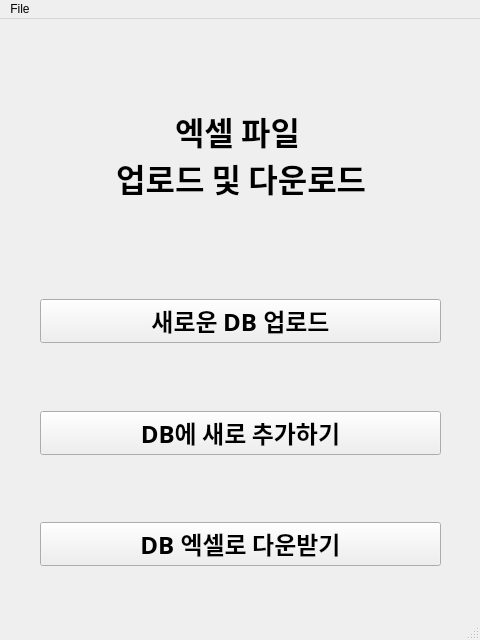
<?xml version="1.0" encoding="UTF-8"?>
<ui version="4.0">
 <class>MainWindow</class>
 <widget class="QMainWindow" name="MainWindow">
  <property name="geometry">
   <rect>
    <x>0</x>
    <y>0</y>
    <width>480</width>
    <height>640</height>
   </rect>
  </property>
  <property name="windowTitle">
   <string>MainWindow</string>
  </property>
  <widget class="QWidget" name="centralwidget">
   <widget class="QWidget" name="verticalLayoutWidget">
    <property name="geometry">
     <rect>
      <x>40</x>
      <y>280</y>
      <width>401</width>
      <height>267</height>
     </rect>
    </property>
    <layout class="QVBoxLayout" name="verticalLayout">
     <property name="spacing">
      <number>22</number>
     </property>
     <item>
      <widget class="QPushButton" name="newbtn">
       <property name="font">
        <font>
         <family>나눔스퀘어라운드 Bold</family>
         <pointsize>18</pointsize>
         <weight>75</weight>
         <bold>true</bold>
        </font>
       </property>
       <property name="text">
        <string>새로운 DB 업로드</string>
       </property>
      </widget>
     </item>
     <item>
      <spacer name="verticalSpacer">
       <property name="orientation">
        <enum>Qt::Vertical</enum>
       </property>
       <property name="sizeHint" stdset="0">
        <size>
         <width>20</width>
         <height>40</height>
        </size>
       </property>
      </spacer>
     </item>
     <item>
      <widget class="QPushButton" name="addbtn">
       <property name="font">
        <font>
         <family>나눔스퀘어라운드 Bold</family>
         <pointsize>18</pointsize>
         <weight>75</weight>
         <bold>true</bold>
        </font>
       </property>
       <property name="text">
        <string>DB에 새로 추가하기</string>
       </property>
      </widget>
     </item>
     <item>
      <spacer name="verticalSpacer_2">
       <property name="orientation">
        <enum>Qt::Vertical</enum>
       </property>
       <property name="sizeHint" stdset="0">
        <size>
         <width>20</width>
         <height>40</height>
        </size>
       </property>
      </spacer>
     </item>
     <item>
      <widget class="QPushButton" name="downloadbtn">
       <property name="font">
        <font>
         <family>나눔스퀘어라운드 Bold</family>
         <pointsize>18</pointsize>
         <weight>75</weight>
         <bold>true</bold>
        </font>
       </property>
       <property name="text">
        <string>DB 엑셀로 다운받기</string>
       </property>
      </widget>
     </item>
    </layout>
   </widget>
   <widget class="QLabel" name="label_6">
    <property name="geometry">
     <rect>
      <x>20</x>
      <y>70</y>
      <width>435</width>
      <height>130</height>
     </rect>
    </property>
    <property name="font">
     <font>
      <family>나눔스퀘어라운드 ExtraBold</family>
      <pointsize>24</pointsize>
      <weight>75</weight>
      <bold>true</bold>
     </font>
    </property>
    <property name="text">
     <string>엑셀 파일 
 업로드 및 다운로드</string>
    </property>
    <property name="alignment">
     <set>Qt::AlignCenter</set>
    </property>
   </widget>
  </widget>
  <widget class="QMenuBar" name="menubar">
   <property name="geometry">
    <rect>
     <x>0</x>
     <y>0</y>
     <width>480</width>
     <height>31</height>
    </rect>
   </property>
   <widget class="QMenu" name="menuFile">
    <property name="title">
     <string>File</string>
    </property>
    <addaction name="actionEsit"/>
   </widget>
   <addaction name="menuFile"/>
  </widget>
  <widget class="QStatusBar" name="statusbar"/>
  <action name="actionExit">
   <property name="text">
    <string>Exit\</string>
   </property>
  </action>
  <action name="actionEsit">
   <property name="text">
    <string>Exit</string>
   </property>
   <property name="font">
    <font>
     <family>나눔스퀘어라운드 Regular</family>
    </font>
   </property>
  </action>
 </widget>
 <resources/>
 <connections/>
</ui>
